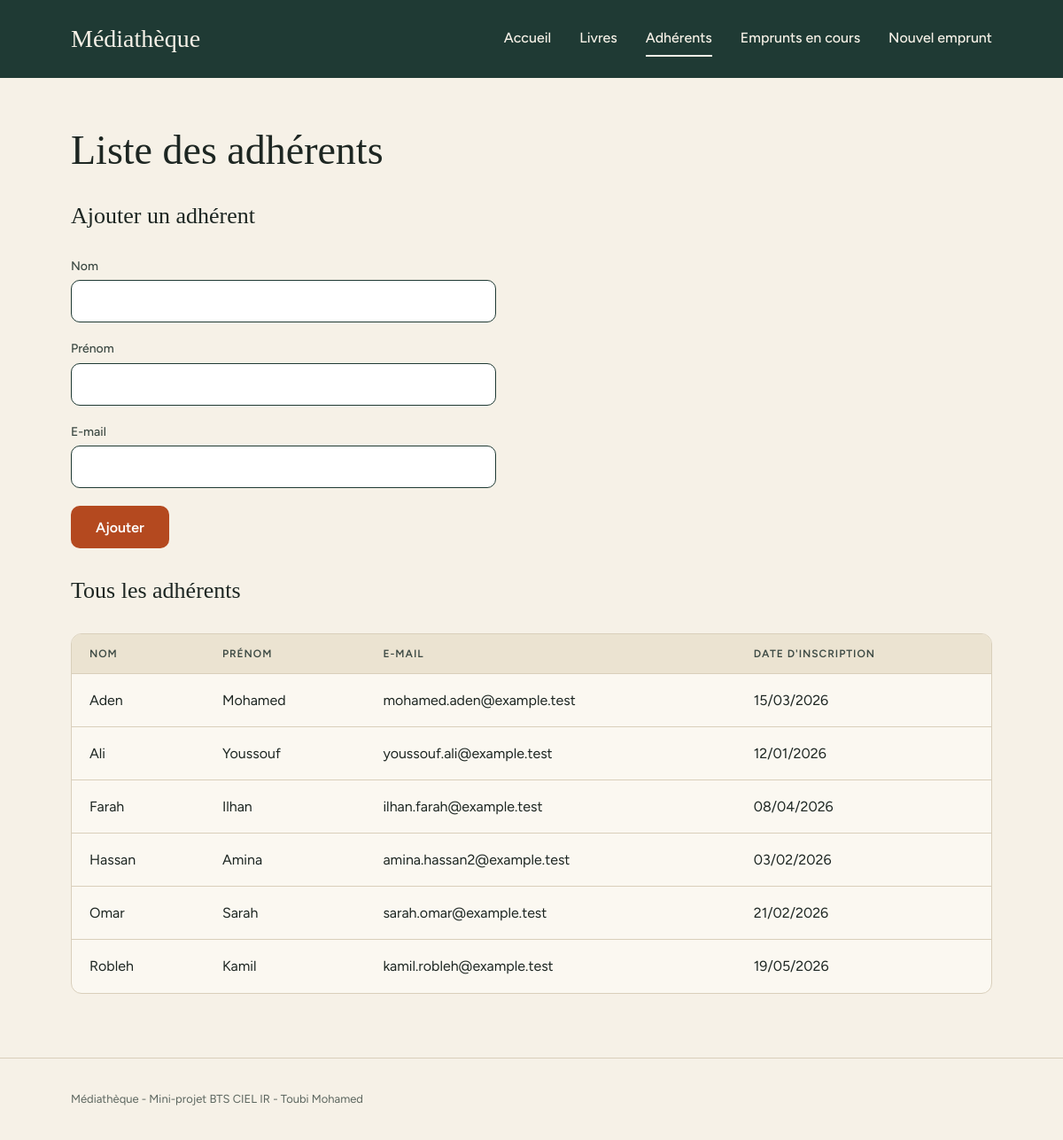
The page /adherents.php on the database its author committed.
### tables this page shows
CREATE TABLE `adherent` (
  `id_adherent` int(11) NOT NULL,
  `nom` varchar(80) NOT NULL,
  `prenom` varchar(80) NOT NULL,
  `email` varchar(150) NOT NULL,
  `date_inscription` date NOT NULL
);

### adherents.php (the view, shortened to what this page needs)
<?php
require 'config/db.php';
$mainClass = 'page';
$sql = "SELECT nom, prenom, email, date_inscription
        FROM adherent
        ORDER BY nom, prenom";
$adherents = $pdo->query($sql)->fetchAll();
require 'includes/header.php';
?>
<h1 class="page-title">Liste des adhérents</h1>
<h2 class="section-title">Ajouter un adhérent</h2>
<form method="post" action="adherents.php" class="form">
    <div class="field">
        <label for="nom" class="field-label">Nom</label>
        <input type="text" name="nom" id="nom" class="input" required>
    </div>
    <div class="field">
        <label for="prenom" class="field-label">Prénom</label>
        <input type="text" name="prenom" id="prenom" class="input" required>
    </div>
    <div class="field">
        <label for="email" class="field-label">E-mail</label>
        <input type="email" name="email" id="email" class="input" required>
    </div>
    <button type="submit" class="btn">Ajouter</button>
</form>
<h2 class="section-title">Tous les adhérents</h2>
<div class="table-wrap">
<table class="table">
    <thead>
        <tr>
            <th>Nom</th>
            <th>Prénom</th>
            <th>E-mail</th>
            <th>Date d'inscription</th>
        </tr>
    </thead>
    <tbody>
        <?php foreach ($adherents as $adherent): ?>
            <tr>
                <td><?php echo htmlspecialchars($adherent['nom']); ?></td>
                <td><?php echo htmlspecialchars($adherent['prenom']); ?></td>
                <td><?php echo htmlspecialchars($adherent['email']); ?></td>
                <td><?php echo htmlspecialchars(date('d/m/Y', strtotime($adherent['date_inscription']))); ?></td>
            </tr>
        <?php endforeach; ?>
    </tbody>
</table>
</div>
<?php require 'includes/footer.php'; ?>

### includes/header.php (shortened to what this page needs)
<!DOCTYPE html>
<html lang="fr">
<head>
    <link rel="stylesheet" href="assets/style.css">
</head>
<body>
<?php $pageActuelle = basename($_SERVER['PHP_SELF']); ?>
<header class="site-header">
    <a href="index.php" class="site-logo">Médiathèque</a>
    <nav class="site-nav">
        <a href="index.php" class="nav-link<?php if ($pageActuelle === 'index.php') echo ' nav-link-active'; ?>">Accueil</a>
        <a href="livres.php" class="nav-link<?php if ($pageActuelle === 'livres.php') echo ' nav-link-active'; ?>">Livres</a>
        <a href="adherents.php" class="nav-link<?php if ($pageActuelle === 'adherents.php') echo ' nav-link-active'; ?>">Adhérents</a>
        <a href="emprunts.php" class="nav-link<?php if ($pageActuelle === 'emprunts.php') echo ' nav-link-active'; ?>">Emprunts en cours</a>
        <a href="emprunter.php" class="nav-link<?php if ($pageActuelle === 'emprunter.php') echo ' nav-link-active'; ?>">Nouvel emprunt</a>
    </nav>
</header>
<main class="<?php echo htmlspecialchars($mainClass ?? ''); ?>">

### includes/footer.php
</main>
<footer class="site-footer">
    <p>Médiathèque - Mini-projet BTS CIEL IR - Toubi Mohamed</p>
</footer>
</body>
</html>

### assets/style.css (style rules this page uses)
:root { --bg: #f6f1e7; --ink: #1d2622; --soft: #3d4a44; --muted: #5c665f; --green: #1f3a34; --green-2: #2f5a50; --sand: #ebe3d1; --sand-2: #d9c9a3; --rose: #e8b9a1; --line: #d9cfbb; --accent: #b4491f; --accent-dark: #8f3712; --card: #fbf8f1; --white: #ffffff; --late: #f8e6dc; --late-badge: #f3d9cb; --ok: #dfe9e2; --out: #e8dcc0; --out-text: #5a4a2a; --ph: #6b746e; --display: 'Young Serif', Georgia, serif; --body: 'Figtree', system-ui, sans-serif; }
body { margin:0; min-height:100vh; display:flex; flex-direction:column; background:var(--bg); color:var(--ink); font-family:var(--body); font-size:16px; line-height:1.4; }
.site-header { box-sizing:border-box; display:flex; align-items:center; justify-content:space-between; gap:32px; height:88px; padding:0 80px; background:var(--green); }
.site-logo { font-family:var(--display); font-size:28px; color:var(--bg); text-decoration:none; }
.site-nav { display:flex; align-items:center; gap:32px; }
.nav-link { padding:8px 0; border-bottom:2px solid transparent; font-size:16px; font-weight:500; color:var(--bg); text-decoration:none; }
.nav-link-active { border-bottom-color:var(--bg); }
.page { box-sizing:border-box; flex:1 1 auto; display:flex; flex-direction:column; gap:32px; padding:56px 80px 72px; }
.page-title { margin:0; font-family:var(--display); font-weight:400; font-size:46px; line-height:1.12; color:var(--ink); }
.section-title { margin:0; font-family:var(--display); font-weight:400; font-size:26px; line-height:1.2; }
.form { display:flex; flex-direction:column; gap:20px; max-width:480px; }
.field { display:flex; flex-direction:column; gap:6px; flex:1 1 auto; }
.field-label { font-size:14px; font-weight:500; color:var(--soft); }
.input { width:100%; height:48px; box-sizing:border-box; padding:0 16px; font-family:var(--body); font-size:16px; color:var(--ink); background:var(--white); border:1.5px solid var(--green); border-radius:10px; }
.input::placeholder { color:var(--ph); }
.btn { height:48px; box-sizing:border-box; padding:0 28px; font-family:var(--body); font-size:16px; font-weight:600; color:var(--white); background:var(--accent); border:0; border-radius:10px; cursor:pointer; }
.form .btn { align-self:flex-start; }
.table-wrap { overflow:hidden; background:var(--card); border:1px solid var(--line); border-radius:12px; }
.table { width:100%; border-collapse:collapse; }
.table th { padding:14px 20px; text-align:left; font-size:12px; font-weight:600; letter-spacing:0.08em; text-transform:uppercase; color:var(--soft); background:var(--sand); }
.table td { height:60px; box-sizing:border-box; padding:0 20px; border-top:1px solid var(--line); font-size:16px; }
.site-footer { box-sizing:border-box; flex-shrink:0; padding:24px 80px; border-top:1px solid var(--line); font-size:13px; color:var(--muted); }

### rows shown on the page
adherent: nom "Aden", prenom "Mohamed", email "mohamed.aden@example.test", date_inscription "15/03/2026"
adherent: nom "Ali", prenom "Youssouf", email "youssouf.ali@example.test", date_inscription "12/01/2026"
adherent: nom "Farah", prenom "Ilhan", email "ilhan.farah@example.test", date_inscription "08/04/2026"
adherent: nom "Hassan", prenom "Amina", email "amina.hassan2@example.test", date_inscription "03/02/2026"
adherent: nom "Omar", prenom "Sarah", email "sarah.omar@example.test", date_inscription "21/02/2026"
adherent: nom "Robleh", prenom "Kamil", email "kamil.robleh@example.test", date_inscription "19/05/2026"
